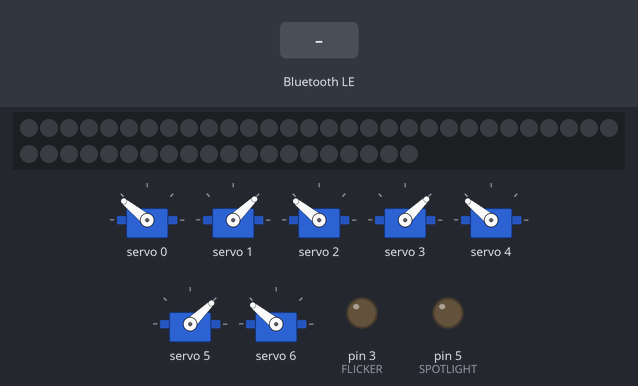
This sketch was run on a simulated Arduino Uno, built with avr-gcc and run on an emulated ATmega328P. Parts: 50 RGB LEDs in strip order, left to right, continuing on the next row, 7 × servo, output pins drawn as LEDs (lit = HIGH). The test bench sets the inputs (shaded band). Dim RGB values are drawn brighter than linear; nothing arrives over Bluetooth unless stated; a phone connects over Bluetooth LE 3 s after start; what the sketch prints to the serial monitor is not drawn.

Above: at 3.8 s.
3.9 s: Bluetooth LE write "0" received
At 4.09 s:
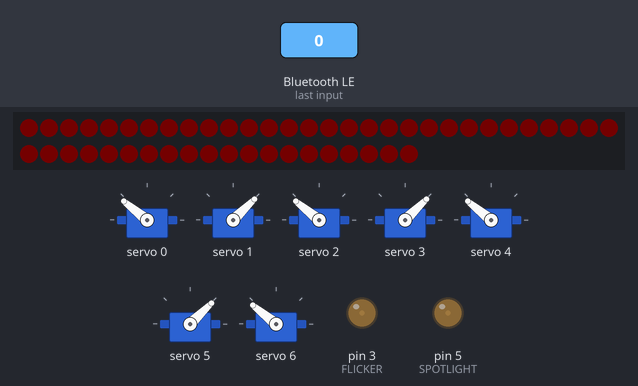
6.4 s: Bluetooth LE write "1" received
At 8.1 s:
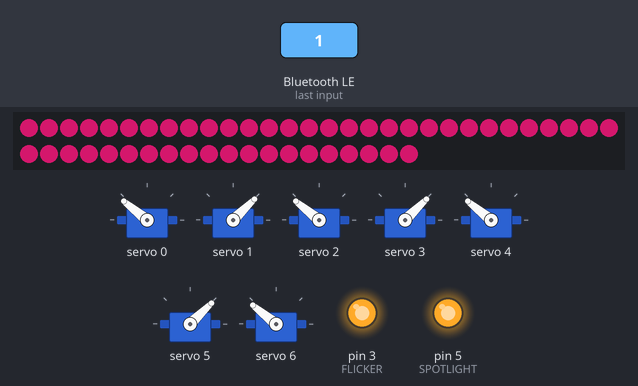
9.2 s: Bluetooth LE write "2" received
At 9.7 s:
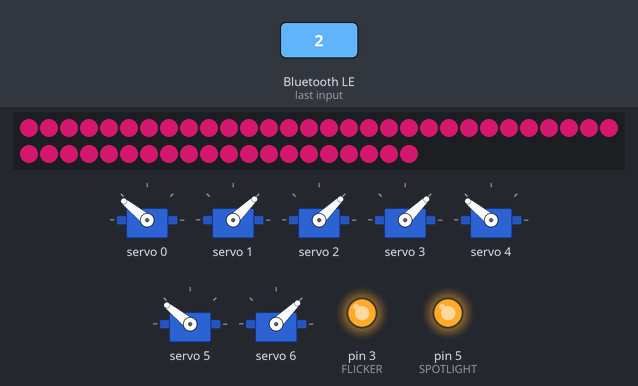
Timing chart, 0 to 12.2 s (numbered marks = the images above; inputs shaded):
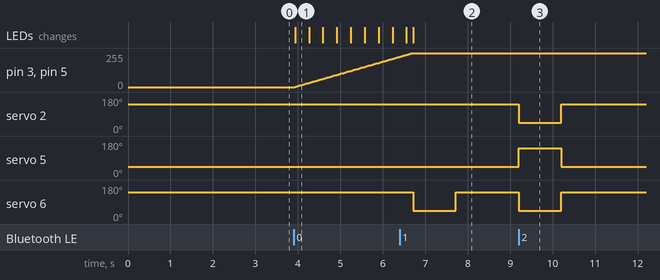

Measured:
- after the input at 3.9 s, pin 3 (FLICKER), pin 5 (SPOTLIGHT): moves from 0/255 to 228/255 over 2.5 s, starting at once; the LEDs: change at once (image 1)
- after the input at 6.4 s, servo 6: 141° → 44° after 0.32 s, → 141° 1.0 s later
- after the input at 9.2 s, servo 2, servo 6: 141° → 44° at once, → 141° 1.0 s later; servo 5: 44° → 141° at once, → 44° 1.0 s later

The sketch:

enchanted_rose2.ino
```cpp
////////////////////////////////////////////////////////
//                             TODO
//
// - switch to Unnamed for performance
//
////////////////////////////////////////////////////////

#include <Adafruit_PWMServoDriver.h>

Adafruit_PWMServoDriver pwm = Adafruit_PWMServoDriver();

#include <Adafruit_NeoPixel.h>

#define PIN 2 // Pin where NeoPixels are connected
#define LEDS 50
#define SPOTLIGHT 5
#define FLICKER 3

Adafruit_NeoPixel strip(LEDS, PIN, NEO_GRB + NEO_KHZ800);

#include <ArduinoBLE.h>

#include <vector>

BLEService ledService("7e842768-89e4-4c30-a7b2-f90c1131a517"); // BLE LED Service

// BLE LED Switch Characteristic - custom 128-bit UUID, read and writable by central
BLEByteCharacteristic switchCharacteristic("b60b3c3c-1ebb-4b02-81f4-94b26c9c7912", BLERead | BLEWrite);

void all_servos_trigger(int dly = 0);
void fade_all(bool fade_up, int step = 3, int dly = 30);
void fade_all_toggle(int step = 3, int dly = 30);

std::vector<std::vector<int>> servos =
    //{{6, 4}, {3}, {5}, {0}, {1}, {2}};
    //{{5, 6}, {2}, {4}, {1}, {3}, {0}};
    //{{2,5}, {1}, {6}, {4}, {3}, {0, 1, 2, 3, 4, 5, 6}};
    //{{6}, {2, 5}, {1}, {4}, {3}, {0}}; // cumulative servos is too much power
    //{{1}, {2}, {5, 6}, {4}, {3}, {0}};
    //{{6}, {2, 5, 6}, {1, 2, 5, 6}, {4, 1, 2, 5, 6}, {3, 4, 1, 2, 5, 6}, {0, 1, 2, 3, 4, 5, 6}}; // <=== better? -- yes
    {{6}, {2, 5, 6}, {1, 2, 5, 6}, {4}, {3, 4}, {0}}; // something in between
    //{{2}, {2, 1}, {5, 6, 2, 1}, {4, 5, 6, 2, 1}, {3, 4, 5, 6, 2, 1}, {0, 1, 2, 3, 4, 5, 6}};

void setup()
{
    Serial.begin(115200);
    Serial.println("Hello World!");

    // custom services and characteristics can be added as well
    // begin initialization
    if (!BLE.begin())
    {
        Serial.println("starting BLE failed!");

        while (1)
            ;
    }

    Serial.print("Peripheral address: ");
    Serial.println(BLE.address());

    // set advertised local name and service UUID:
    BLE.setLocalName("Enchanted Rose"); // TODO -- Unnamed
    BLE.setAdvertisedService(ledService);

    // add the characteristic to the service
    ledService.addCharacteristic(switchCharacteristic);

    // add service
    BLE.addService(ledService);

    // set the initial value for the characeristic:
    switchCharacteristic.writeValue(0);

    // start advertising
    BLE.advertise();

    strip.begin(); // INITIALIZE NeoPixel strip object (REQUIRED)
    strip.show();  // Turn OFF all pixels ASAP

    pinMode(PIN, OUTPUT);
    digitalWrite(PIN, LOW);

    pinMode(SPOTLIGHT, OUTPUT);
    digitalWrite(SPOTLIGHT, LOW);
    pinMode(FLICKER, OUTPUT);
    digitalWrite(FLICKER, LOW);

    pwm.begin();
    pwm.setOscillatorFrequency(27000000);
    pwm.setPWMFreq(50);
    all_servos_reset();
}

void loop()
{
    BLEDevice central = BLE.central();

    // if a central is connected to peripheral:
    if (central)
    {
        Serial.print("Connected to central: ");
        // print the central's MAC address:
        Serial.println(central.address());

        //if (central.address() != "68:ef:d3:37:f5:ef") central.disconnect();

        bool handshake = false;
        int connect_time = micros();

        // while the central is still connected to peripheral:
        while (central.connected())
        {
            // if the remote device wrote to the characteristic,
            // use the value to control the LED:
            if (switchCharacteristic.written())
            {
                int value = switchCharacteristic.value();
                switch (value)
                {
                case 0x1a:
                    fade_all(true);
                    all_servos_trigger(1500);
                    fade_all(false);
                    break;
                case 0x1b:
                    all_servos_trigger(1500);
                    break;
                case 0x1c:
                    fade(FLICKER, 0, 255, 5, 30);
                    break;
                case 0x1d:
                    fade(SPOTLIGHT, 0, 255, 5, 30);
                    break;
                case 0x7f:
                    handshake = true;
                    break;
                case 0:
                    fade_all_toggle();
                    break;
                default:
                    if (value > 0 && value <= 6) {
                        servos_trigger(servos[value-1]);
                        if (value == 6) fade_all(false);
                    }
                }
            }
            if (!handshake && micros() - connect_time > 15000000) central.disconnect();
        }
    }
}

void fadeGuts(int pin, int value, int dly) {
    analogWrite(pin, value);
    delay(dly);
}

void fade(int pin, int start, int stop, int step, int dly) {
    if (start < stop) {
      for (int i = start; i <= stop; i += step) fadeGuts(pin, i, dly);
    } else {
      for (int i = start; i >= stop; i -= step) fadeGuts(pin, i, dly);
    }
}

void fade_all_guts(int value, int dly) {
    analogWrite(SPOTLIGHT, value);
    analogWrite(FLICKER, value);
    uint32_t strip_color = strip.Color(
      // 161, 27, 87
        map(128, 0, 255, 0, value),
        map(14, 0, 255, 0, value),
        map(65, 0, 255, 0, value));
    for (int i = 0; i < strip.numPixels(); i++) {                                  // For each pixel in strip...
        strip.setPixelColor(i, strip_color); //  Set pixel's color (in RAM)
    }
    strip.show();

    delay(dly);
}

bool lights_up = false;

void fade_all(bool fade_up, int step, int dly) {
    if (fade_up == lights_up) return;
    lights_up = fade_up;

    if (fade_up) {
        for (int i = 0; i <= 255; i += step) fade_all_guts(i, dly);
    } else {
        for (int i = 255; i >= 0; i -= step) fade_all_guts(i, dly);
    }
}

void fade_all_toggle(int step, int dly) {
    fade_all(!lights_up, step, dly);
}

void servo_angle(int servo, int angle) {
    int pulselen = map(angle, 0, 90, 1000, 2000);
    pwm.writeMicroseconds(servo, pulselen);
}

void all_servos_angle(int angle) {
    for (auto some_servos : servos) {
        for (int servo : some_servos) {
            servo_angle(servo, angle);
        }
    }
}

void servo_reset(int servo) {
    int angle = servo % 2 ? 0 : 90;
    servo_angle(servo, angle);
}

void servo_trigger(int servo) {
    int angle = servo % 2 ? 90 : 0;
    servo_angle(servo, angle);
}

void all_servos_reset() {
    for (int servo = 0; servo < 7; servo++) {
        servo_reset(servo);
    }
}

int servo_pause = 1000;

void servos_trigger(std::vector<int>& some_servos) {
    for (int servo : some_servos) {
        servo_trigger(servo);
    }
    delay(servo_pause);
    for (int servo : some_servos) {
        servo_reset(servo);
    }
}

void all_servos_trigger(int dly) {
    for (auto some_servos : servos) {
        servos_trigger(some_servos);
        int delay_left = dly - servo_pause;
        if (delay_left > 0) delay(dly);
    }
}
```
